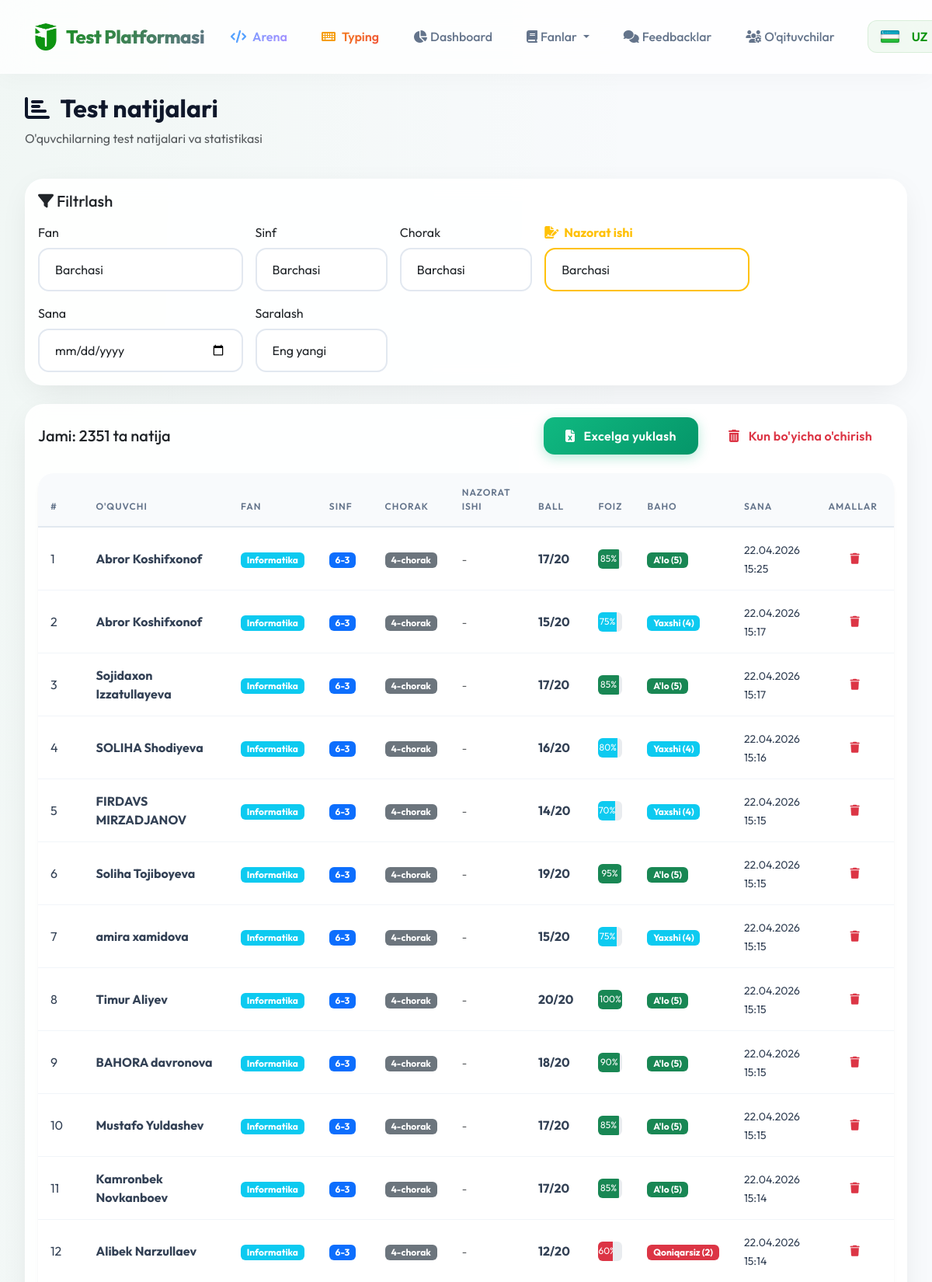
Page /admin/results (signed in, upper part) on the committed database.
### models.py (models this page shows)
class TestResult(db.Model):
    id = db.Column(db.Integer, primary_key=True)
    full_name = db.Column(db.String(100), nullable=False)
    grade = db.Column(db.Integer, nullable=False)
    class_number = db.Column(db.String(10), nullable=False)
    quarter = db.Column(db.Integer, nullable=False)
    subject_id = db.Column(db.Integer, db.ForeignKey('subject.id'), nullable=False)
    score = db.Column(db.Integer, nullable=False)
    total_questions = db.Column(db.Integer, default=20)
    percentage = db.Column(db.Float, nullable=False)
    grade_text = db.Column(db.String(20), nullable=False)
    test_date = db.Column(db.DateTime, default=tashkent_now)
    answers_json = db.Column(db.Text)  # JSON format
    control_work_id = db.Column(db.Integer, db.ForeignKey('control_work.id'), nullable=True)
    control_work = db.relationship('ControlWork', backref='results')
    subject = db.relationship('Subject', backref='results')
    __table_args__ = (
        db.Index('ix_result_subject_grade', 'subject_id', 'grade'),
        db.Index('ix_result_date', 'test_date'),
        db.Index('ix_result_quarter', 'quarter'),
    )

class Subject(db.Model):
    id = db.Column(db.Integer, primary_key=True)
    name = db.Column(db.String(50), nullable=False)
    name_ru = db.Column(db.String(50))
    name_en = db.Column(db.String(50))
    grades = db.Column(db.String(20), nullable=False)  # e.g. "5,6" or "7,8,9"
    is_protected = db.Column(db.Boolean, default=False)  # Anti-cheat protection
    question_count = db.Column(db.Integer, default=20)
    time_limit = db.Column(db.Integer, default=30)
    show_results = db.Column(db.Boolean, default=True)
    is_visible = db.Column(db.Boolean, default=True)

### routes/admin.py (the view)
@admin_bp.route('/results')
def results():
    query = _build_results_query(request.args)
    filtered_stats = query.with_entities(TestResult.subject_id, TestResult.percentage).all()
    total_count = len(filtered_stats)
    excellent_count = sum(
        1 for subject_id, percentage in filtered_stats
        if get_grade_info(percentage, subject_id)['level'] == 'excellent'
    )
    stats_tuple = query.with_entities(
        func.avg(TestResult.percentage),
        func.avg(TestResult.score)
    ).first()
    avg_percentage = stats_tuple[0] or 0
    avg_score = stats_tuple[1] or 0
    page = request.args.get('page', 1, type=int)
    per_page = 100
    pagination = query.paginate(page=page, per_page=per_page, error_out=False)
    results = pagination.items
    for result in results:
        result.grade_info = get_grade_info(result.percentage, result.subject_id)
        result.display_grade_text = result.grade_info['label']
    subjects = Subject.query.all()
    control_works_list = ControlWork.query.order_by(ControlWork.created_at.desc()).all()
    return render_template('admin_results.html',
                         results=results,
                         pagination=pagination,
                         subjects=subjects,
                         control_works_list=control_works_list,
                         total_count=total_count,
                         excellent_count=excellent_count,
                         avg_percentage=round(avg_percentage, 1),
                         avg_score=round(avg_score, 1))

### feature_store.py (called while the page is built)
def _feature_store_path() -> Path:
    instance_dir = Path(current_app.instance_path)
    instance_dir.mkdir(parents=True, exist_ok=True)
    store_path = instance_dir / FEATURE_STORE_FILENAME
    if not store_path.exists():
        store_path.write_text(
            json.dumps({"question_images": {}, "subject_grading": {}}, ensure_ascii=False, indent=2),
            encoding="utf-8",
        )
    return store_path

def _normalize_store(payload: Any) -> dict[str, dict[str, Any]]:
    data = payload if isinstance(payload, dict) else {}
    question_images = data.get("question_images")
    subject_grading = data.get("subject_grading")
    return {
        "question_images": question_images if isinstance(question_images, dict) else {},
        "subject_grading": subject_grading if isinstance(subject_grading, dict) else {},
    }

def load_feature_store() -> dict[str, dict[str, Any]]:
    if hasattr(g, '_feature_store'):
        return g._feature_store
    store_path = _feature_store_path()
    try:
        payload = json.loads(store_path.read_text(encoding="utf-8"))
    except (OSError, json.JSONDecodeError) as e:
        current_app.logger.warning("feature_store o'qishda xato: %s", e)
        payload = {}
    result = _normalize_store(payload)
    g._feature_store = result
    return result

def validate_grade_settings(
    excellent_min: int,
    good_min: int,
    satisfactory_min: int,
    fail_max: int,
) -> str | None:
    values = [excellent_min, good_min, satisfactory_min, fail_max]
    if any(value < 0 or value > 100 for value in values):
        return _("Baho chegaralari 0 dan 100 gacha bo'lishi kerak")
    if not excellent_min > good_min > satisfactory_min:
        return _("Chegaralar kamayish tartibida bo'lishi kerak: A'lo > Yaxshi > Qoniqarli")
    if fail_max >= satisfactory_min:
        return _("Qoniqarsiz chegarasi Qoniqarli chegarasidan past bo'lishi kerak")
    if fail_max != satisfactory_min - 1:
        return _("Qoniqarsiz chegarasi Qoniqarli chegarasidan 1 foiz past bo'lishi kerak")
    return None

### routes/admin.py (called while the page is built)
@admin_bp.before_request
def require_login():
    if request.endpoint == 'admin.login':
        return
    if 'admin_id' not in session:
        return redirect(url_for('admin.login'))

### templates/admin_results.html (shortened to what this page needs)
{% extends "base.html" %}
{% block content %}
<div class="container-fluid">
    <div class="row mb-4 animate-fade-in-up">
        <div class="col-md-12">
            <h2 class="fw-bold text-gradient"><i class="fas fa-chart-bar me-2"></i> {{ _('Test natijalari') }}</h2>
            <p class="text-muted">{{ _('O\'quvchilarning test natijalari va statistikasi') }}</p>
        </div>
    </div>
    <div class="card mb-4 animate-fade-in-up" style="animation-delay: 0.1s;">
        <div class="card-body">
            <h5 class="card-title mb-3">
                <i class="fas fa-filter"></i> Filtrlash
            </h5>
            <form method="GET" class="row g-3">
                <div class="col-md-3">
                    <label class="form-label">{{ _('Fan') }}</label>
                    <select class="form-select" name="subject_id" onchange="this.form.submit()">
                        <option value="">Barchasi</option>
                    </select>
                </div>
                <div class="col-md-2">
                    <label class="form-label">{{ _('Sinf') }}</label>
                    <select class="form-select" name="grade" onchange="this.form.submit()">
                        <option value="">{{ _('Barchasi') }}</option>
                    </select>
                </div>
                <div class="col-md-2">
                    <label class="form-label">{{ _('Chorak') }}</label>
                    <select class="form-select" name="quarter" onchange="this.form.submit()">
                        <option value="">{{ _('Barchasi') }}</option>
                    </select>
                </div>
                <div class="col-md-3">
                    <label class="form-label text-warning fw-bold"><i class="fas fa-file-signature me-1"></i> {{
                        _('Nazorat ishi') }}</label>
                    <select class="form-select border-warning" name="control_work_id" onchange="this.form.submit()">
                        <option value="">{{ _('Barchasi') }}</option>
                    </select>
                </div>
                <div class="col-md-3">
                    <label class="form-label">{{ _('Sana') }}</label>
                    <input type="date" name="filter_date" class="form-control"
                        value="{{ request.args.get('filter_date', '') }}" onchange="this.form.submit()">
                </div>
                <div class="col-md-2">
                    <label class="form-label">{{ _('Saralash') }}</label>
                    <select class="form-select" name="sort_by" onchange="this.form.submit()">
                        <option value="newest" {% if request.args.get('sort_by')=='newest' %}selected{% endif %}>{{
                            _('Eng yangi') }}</option>
                    </select>
                </div>
            </form>
        </div>
    </div>
    <div class="card animate-fade-in-up" style="animation-delay: 0.2s;">
        <div class="card-body">
            <div class="d-flex justify-content-between align-items-center mb-4">
                <h5 class="card-title mb-0">
                    {{ _('Jami') }}: {{ total_count }} {{ _('ta natija') }}
                </h5>
                <div>
                    <a href="{{ url_for('admin.export_results', subject_id=request.args.get('subject_id'), grade=request.args.get('grade'), quarter=request.args.get('quarter'), control_work_id=request.args.get('control_work_id'), filter_date=request.args.get('filter_date'), sort_by=request.args.get('sort_by')) }}"
                        class="btn btn-success me-2">
                        <i class="fas fa-file-excel me-2"></i> {{ _('Excelga yuklash') }}
                    </a>
                    {% if session.admin_role == 'admin' %}
                    <button type="button" class="btn btn-outline-danger" data-bs-toggle="modal"
                        data-bs-target="#deleteByDateModal">
                        <i class="fas fa-trash-alt me-2"></i> {{ _('Kun bo\'yicha o\'chirish') }}
                    </button>
                    {% endif %}
                </div>
            </div>
            {% if results %}
            <div class="table-responsive">
                <table class="table table-hover">
                    <thead>
                        <tr>
                            <th>#</th>
                            <th>{{ _('O\'quvchi') }}</th>
                            <th>{{ _('Fan') }}</th>
                            <th>{{ _('Sinf') }}</th>
                            <th>{{ _('Chorak') }}</th>
                            <th>{{ _('Nazorat ishi') }}</th>
                            <th>{{ _('Ball') }}</th>
                            <th>{{ _('Foiz') }}</th>
                            <th>{{ _('Baho') }}</th>
                            <th>{{ _('Sana') }}</th>
                            <th>{{ _('Amallar') }}</th>
                        </tr>
                    </thead>
                    <tbody>
                        {% for result in results %}
                        <tr>
                            <td>{{ loop.index }}</td>
                            <td>
                                <strong>{{ result.full_name }}</strong>
                            </td>
                            <td>
                                <span class="badge bg-info">{{ result.subject.name }}</span>
                            </td>
                            <td>
                                <span class="badge bg-primary">{{ result.grade }}-{{ result.class_number }}</span>
                            </td>
                            <td>
                                <span class="badge bg-secondary">{{ result.quarter }}-chorak</span>
                            </td>
                            <td>
                                {% if result.control_work_id %}
                                <span class="badge bg-warning text-dark"><i class="fas fa-file-alt me-1"></i>{{ _('Ha')
                                    }}</span>
                                {% else %}
                                <span class="text-muted small">-</span>
                                {% endif %}
                            </td>
                            <td>
                                <strong>{{ result.score }}/{{ result.total_questions }}</strong>
                            </td>
                            <td>
                                <div class="progress" style="height: 25px;">
                                    <div class="progress-bar {{ result.grade_info.progress_class }}" style="width: {{ result.percentage }}%">
                                        {{ result.percentage|int }}%
                                    </div>
                                </div>
                            </td>
                            <td>
                                <span class="badge {{ result.grade_info.badge_class }}">{{ result.display_grade_text }}</span>
                            </td>
                            <td>
                                <small>{{ result.test_date | tashkent('%d.%m.%Y %H:%M') }}</small>
                            </td>
                            <td>
                                {% if session.admin_role == 'admin' %}
                                <button type="button" class="btn btn-sm btn-outline-danger"
                                    onclick="deleteResult({{ result.id }}, this)" title="{{ _('O\'chirish') }}">
                                    <i class="fas fa-trash"></i>
                                </button>
                                {% endif %}
                            </td>
                        </tr>
                        {% endfor %}
                    </tbody>
                </table>
            </div>
            {% else %}
            <div class="text-center py-5">
                <i class="fas fa-inbox fa-4x text-muted mb-3"></i>
                <p class="text-muted">{{ _('Natijalar topilmadi') }}</p>
            </div>
            {% endif %}
        </div>
    </div>
</div>
{% endblock %}

### templates/base.html (style rules this page uses)
:root { --primary: #0d9410; --primary-dark: #0a750c; --secondary: #64748b; --success: #10b981; --danger: #ef4444; --warning: #f59e0b; --dark: #0f172a; --light: #f8fafc; --glass: rgba(255, 255, 255, 0.9); --glass-border: rgba(255, 255, 255, 0.2); --shadow: 0 10px 40px -10px rgba(0, 0, 0, 0.1); }
body { font-family: 'Outfit', sans-serif; background: #f8fafc; background-image: radial-gradient(at 0% 0%, rgba(13, 148, 16, 0.03) 0px, transparent 50%), radial-gradient(at 100% 100%, rgba(13, 148, 16, 0.03) 0px, transparent 50%); background-attachment: fixed; min-height: 100vh; color: var(--dark); }
.card { background: var(--glass); backdrop-filter: blur(12px); -webkit-backdrop-filter: blur(12px); border: 1px solid rgba(255, 255, 255, 0.5); border-radius: 24px; box-shadow: var(--shadow); transition: transform 0.3s cubic-bezier(0.4, 0, 0.2, 1), box-shadow 0.3s ease; overflow: hidden; }
.btn { border-radius: 14px; padding: 12px 28px; font-weight: 600; letter-spacing: 0.3px; transition: all 0.3s cubic-bezier(0.4, 0, 0.2, 1); border: none; position: relative; overflow: hidden; }
.btn-success { background: linear-gradient(135deg, var(--success), #059669); box-shadow: 0 4px 15px rgba(16, 185, 129, 0.3); }
.form-control, .form-select { border-radius: 14px; border: 2px solid #e2e8f0; padding: 14px 20px; font-size: 1rem; transition: all 0.3s ease; background: rgba(255, 255, 255, 0.8); }
.table-responsive { border-radius: 20px; box-shadow: 0 4px 6px -1px rgba(0, 0, 0, 0.05); }
.table { background: white; margin-bottom: 0; }
.table thead th { background: #f8fafc; color: #64748b; font-weight: 600; text-transform: uppercase; font-size: 0.75rem; letter-spacing: 1px; padding: 16px; border-bottom: 2px solid #e2e8f0; }
.table tbody td { padding: 16px; vertical-align: middle; border-bottom: 1px solid #f1f5f9; color: #334155; }

### rows in the picture
TestResult: full_name "Abror Koshifxonof", subject.name "Informatika", grade "6", class_number "3", quarter "4", score "17", total_questions "20", percentage "85", display_grade_text "A'lo (5)", test_date|tashkent "22.04.2026 15:25"
TestResult: full_name "Abror Koshifxonof", subject.name "Informatika", grade "6", class_number "3", quarter "4", score "15", total_questions "20", percentage "75", display_grade_text "Yaxshi (4)", test_date|tashkent "22.04.2026 15:17"
TestResult: full_name "Sojidaxon Izzatullayeva", subject.name "Informatika", grade "6", class_number "3", quarter "4", score "17", total_questions "20", percentage "85", display_grade_text "A'lo (5)", test_date|tashkent "22.04.2026 15:17"
TestResult: full_name "SOLIHA Shodiyeva", subject.name "Informatika", grade "6", class_number "3", quarter "4", score "16", total_questions "20", percentage "80", display_grade_text "Yaxshi (4)", test_date|tashkent "22.04.2026 15:16"
TestResult: full_name "FIRDAVS MIRZADJANOV", subject.name "Informatika", grade "6", class_number "3", quarter "4", score "14", total_questions "20", percentage "70", display_grade_text "Yaxshi (4)", test_date|tashkent "22.04.2026 15:15"
TestResult: full_name "Soliha Tojiboyeva", subject.name "Informatika", grade "6", class_number "3", quarter "4", score "19", total_questions "20", percentage "95", display_grade_text "A'lo (5)", test_date|tashkent "22.04.2026 15:15"
TestResult: full_name "amira xamidova", subject.name "Informatika", grade "6", class_number "3", quarter "4", score "15", total_questions "20", percentage "75", display_grade_text "Yaxshi (4)", test_date|tashkent "22.04.2026 15:15"
TestResult: full_name "Timur Aliyev", subject.name "Informatika", grade "6", class_number "3", quarter "4", score "20", total_questions "20", percentage "100", display_grade_text "A'lo (5)", test_date|tashkent "22.04.2026 15:15"
TestResult: full_name "BAHORA davronova", subject.name "Informatika", grade "6", class_number "3", quarter "4", score "18", total_questions "20", percentage "90", display_grade_text "A'lo (5)", test_date|tashkent "22.04.2026 15:15"
TestResult: full_name "Mustafo Yuldashev", subject.name "Informatika", grade "6", class_number "3", quarter "4", score "17", total_questions "20", percentage "85", display_grade_text "A'lo (5)", test_date|tashkent "22.04.2026 15:15"
TestResult: full_name "Kamronbek Novkanboev", subject.name "Informatika", grade "6", class_number "3", quarter "4", score "17", total_questions "20", percentage "85", display_grade_text "A'lo (5)", test_date|tashkent "22.04.2026 15:14"
TestResult: full_name "Alibek Narzullaev", subject.name "Informatika", grade "6", class_number "3", quarter "4", score "12", total_questions "20", percentage "60", display_grade_text "Qoniqarsiz (2)", test_date|tashkent "22.04.2026 15:14"

### other values in the picture
{{ total_count }} "2351"
form field grade "Barchasi"
form field quarter "Barchasi"
form field control_work_id "Barchasi"
form field sort_by "Eng yangi"
